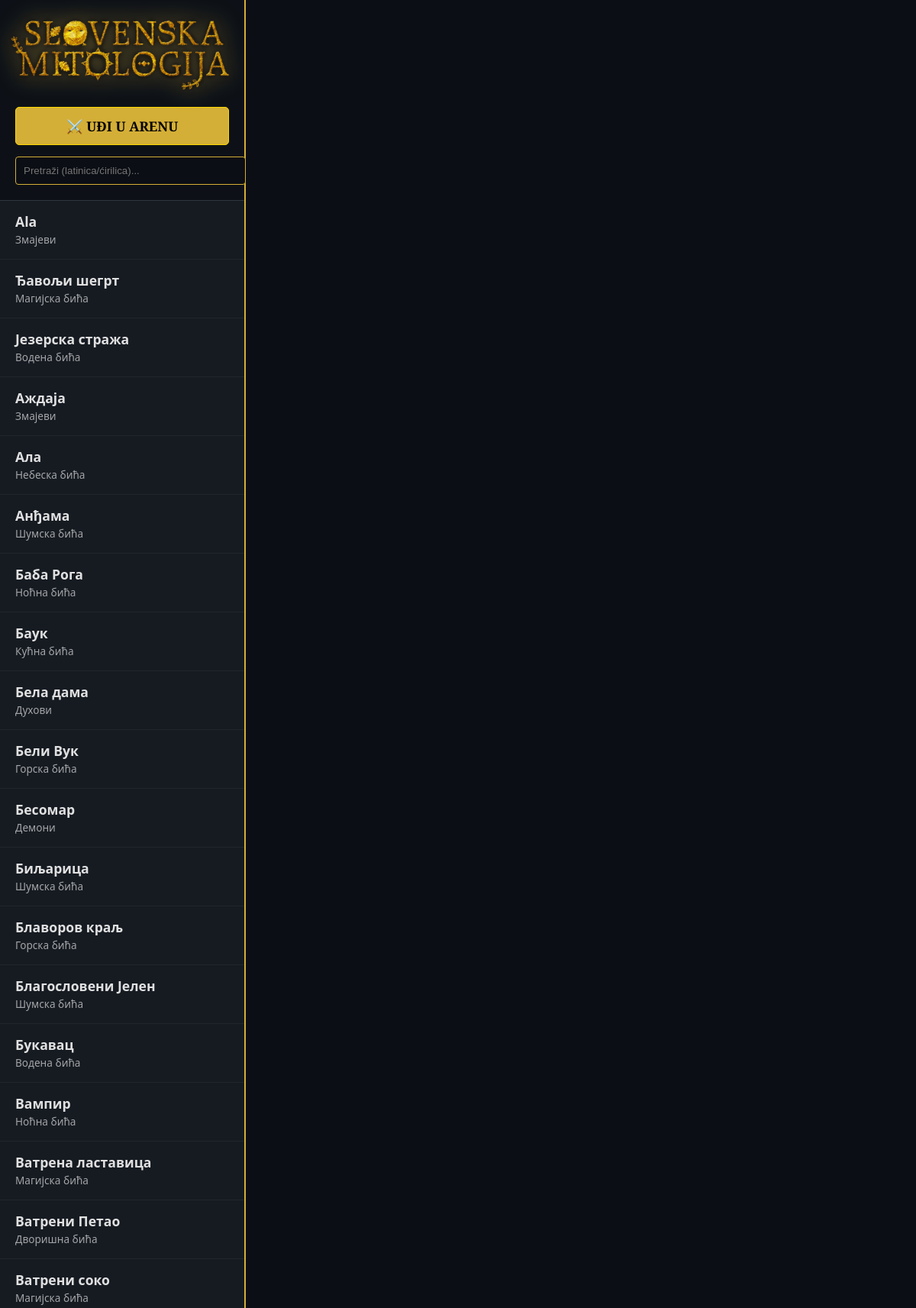
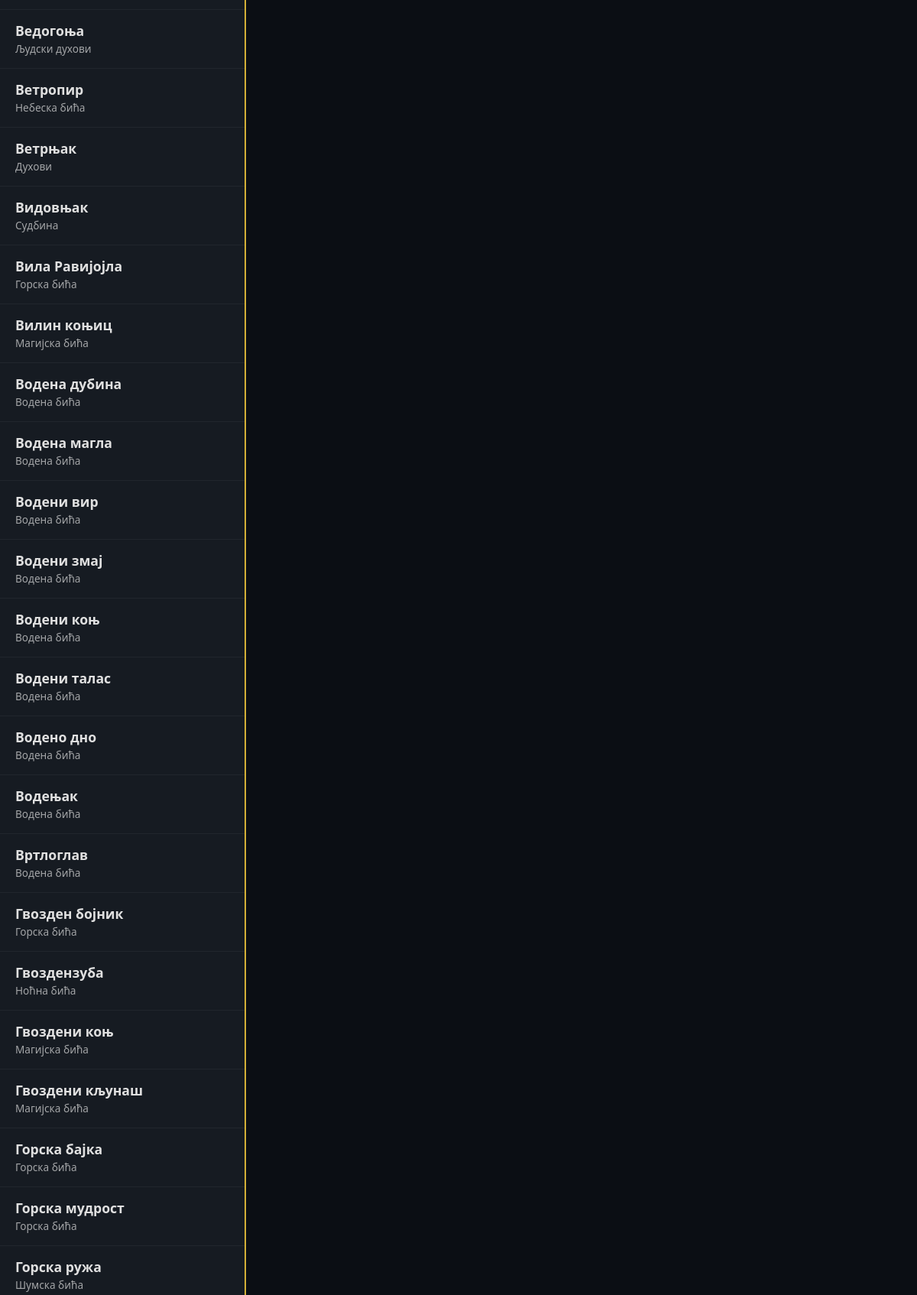
The page / (upper part) on the database its author committed (2 pictures, top to bottom).
### tables this page shows
CREATE TABLE bica (
            id INTEGER PRIMARY KEY AUTOINCREMENT,
            ime TEXT NOT NULL,
            opis TEXT NOT NULL,
            slika TEXT,
            kategorija TEXT,
            opasnost INTEGER
        );

### app.py (the view)
@app.route('/')
def galerija():
    pretraga = request.args.get('search', '')
    podaci = uzmi_iz_baze(pretraga)
    return render_template('galerija.html', bica=podaci)

### app.py (called while the page is built)
def uzmi_iz_baze(upit=""):
    conn = sqlite3.connect('mitologija.db')
    conn.row_factory = sqlite3.Row
    cursor = conn.cursor()
    if upit:
        cursor.execute("SELECT * FROM bica WHERE ime LIKE ? ORDER BY ime", ('%' + upit + '%',))
    else:
        cursor.execute("SELECT * FROM bica ORDER BY ime")
    rezultati = cursor.fetchall()
    conn.close()
    return rezultati

### templates/galerija.html (shortened to what this page needs)
<!DOCTYPE html>
<html lang="sr">
<head>
    <link rel="stylesheet" href="{{ url_for('static', filename='style.css') }}">
</head>
<body>
<div class="layout">
    <aside class="sidebar">
        <div class="search-section">
			<div class="logo-container">
				<img src="/static/slike/naslov_lat.png" alt="Slovenska Mitologija" class="main-logo">
			</div>
			<div style="padding: 0 0 15px 0;">
                <a href="/arena" style="text-decoration: none;">
                    <button style="width: 100%; background: #d4af37; color: black; font-weight: bold; border: 1px solid gold; padding: 12px; cursor: pointer; border-radius: 5px; font-family: 'Kelly Slab', serif; font-size: 1.1em; transition: 0.3s;">
                        ⚔️ UĐI U ARENU
                    </button>
                </a>
            </div>
            <input type="text" id="live-search" class="search-input"
                   placeholder="Pretraži (latinica/ćirilica)..."
                   onkeyup="filtrirajBica()">
        </div>
        <div class="creature-list" id="lista-bica">
            {% for bice in bica %}
            <div class="creature-item"
                 data-ime="{{ bice.ime }}"
                 onclick="prikaziDetalje('{{ bice.ime }}', `{{ bice.opis }}`, '{{ bice.slika }}', '{{ bice.kategorija }}', '{{ bice.opasnost }}', this)">
                <span class="name">{{ bice.ime }}</span>
                <span class="category">{{ bice.kategorija }}</span>
            </div>
            {% endfor %}
        </div>
    </aside>
    <main class="content-area">
</body>
</html>

### static/style.css (style rules this page uses)
body, html { margin: 0; padding: 0; height: 100vh; font-family: 'Segoe UI', Tahoma, Geneva, Verdana, sans-serif; background-color: #0b0e14; color: #e0e0e0; overflow: hidden; }
.layout { display: flex; height: 100vh; }
.sidebar { width: 320px; background-color: #161b22; border-right: 2px solid #d4af37; display: flex; flex-direction: column; }
.search-section { padding: 20px; background-color: #0d1117; border-bottom: 1px solid #30363d; }
.search-input { width: 100%; padding: 10px; background: #0b0e14; border: 1px solid #d4af37; color: white; border-radius: 4px; }
.creature-list { flex: 1; overflow-y: auto; }
.creature-item { padding: 15px 20px; border-bottom: 1px solid #21262d; cursor: pointer; transition: 0.2s; }
.creature-item .name { display: block; font-weight: bold; font-size: 1.1rem; }
.creature-item .category { font-size: 0.85rem; opacity: 0.7; }
.content-area { flex: 1; display: flex; flex-direction: column; justify-content: center; align-items: center; padding: 20px; background-color: #0b0e14; }
.logo-container { width: 100%; display: flex; justify-content: center; padding-bottom: 20px; }
.main-logo { max-width: 300px; height: auto; filter: drop-shadow(0 0 15px rgba(212, 175, 55, 0.4)); }

### rows shown on the page
bica: ime "Ala", kategorija "Змајеви"
bica: ime "Ђавољи шегрт", kategorija "Магијска бића"
bica: ime "Језерска стража", kategorija "Водена бића"
bica: ime "Аждаја", kategorija "Змајеви"
bica: ime "Ала", kategorija "Небеска бића"
bica: ime "Анђама", kategorija "Шумска бића"
bica: ime "Баба Рога", kategorija "Ноћна бића"
bica: ime "Баук", kategorija "Кућна бића"
bica: ime "Бела дама", kategorija "Духови"
bica: ime "Бели Вук", kategorija "Горска бића"
bica: ime "Бесомар", kategorija "Демони"
bica: ime "Биљарица", kategorija "Шумска бића"
bica: ime "Блаворов краљ", kategorija "Горска бића"
bica: ime "Благословени Јелен", kategorija "Шумска бића"
bica: ime "Букавац", kategorija "Водена бића"
bica: ime "Вампир", kategorija "Ноћна бића"
bica: ime "Ватрена ластавица", kategorija "Магијска бића"
bica: ime "Ватрени Петао", kategorija "Дворишна бића"
bica: ime "Ватрени соко", kategorija "Магијска бића"
bica: ime "Ведогоња", kategorija "Људски духови"
bica: ime "Ветропир", kategorija "Небеска бића"
bica: ime "Ветрњак", kategorija "Духови"
bica: ime "Видовњак", kategorija "Судбина"
bica: ime "Вила Равијојла", kategorija "Горска бића"
bica: ime "Вилин коњиц", kategorija "Магијска бића"
bica: ime "Водена дубина", kategorija "Водена бића"
bica: ime "Водена магла", kategorija "Водена бића"
bica: ime "Водени вир", kategorija "Водена бића"
bica: ime "Водени змај", kategorija "Водена бића"
bica: ime "Водени коњ", kategorija "Водена бића"
bica: ime "Водени талас", kategorija "Водена бића"
bica: ime "Водено дно", kategorija "Водена бића"
bica: ime "Водењак", kategorija "Водена бића"
bica: ime "Вртлоглав", kategorija "Водена бића"
bica: ime "Гвозден бојник", kategorija "Горска бића"
bica: ime "Гвоздензуба", kategorija "Ноћна бића"
bica: ime "Гвоздени коњ", kategorija "Магијска бића"
bica: ime "Гвоздени кљунаш", kategorija "Магијска бића"
bica: ime "Горска бајка", kategorija "Горска бића"
bica: ime "Горска мудрост", kategorija "Горска бића"
bica: ime "Горска ружа", kategorija "Шумска бића"
